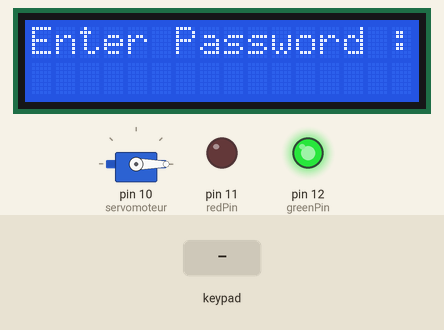
This sketch was run on a simulated Arduino Uno, built with avr-gcc and run on an emulated ATmega328P. Shown: 16×2 character LCD, servo, output pins drawn as LEDs (lit = HIGH). Inputs (shaded band) come from the test bench.

Above: at 5.8 s.
5.9 s: key '#' pressed
At 8.7 s:
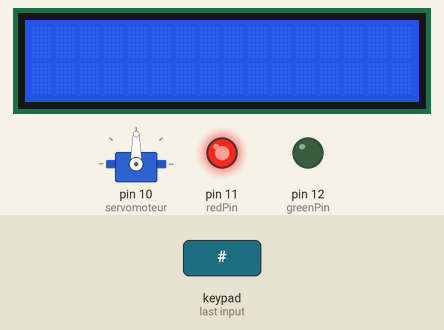
8.9 s: keypad keys 4 7 5 8 pressed 0.4 s apart
At 19.2 s:
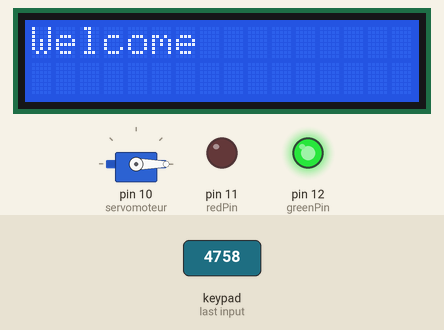
19.4 s: keypad keys 4 7 5 8 # pressed 0.4 s apart
At 26.4 s:
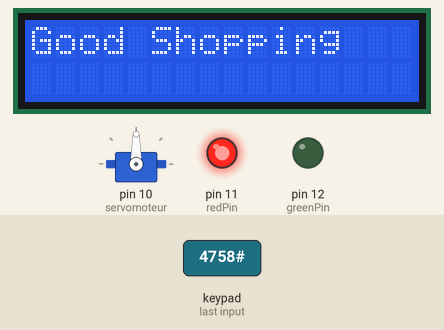
Timing chart, 0 to 27.9 s (numbered marks = the images above; inputs shaded):
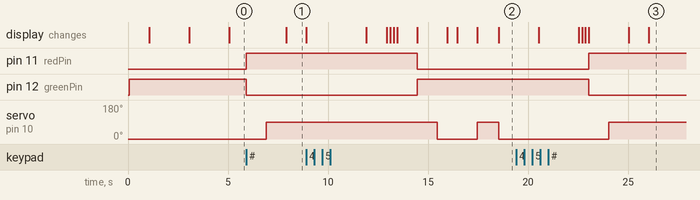

Measured:
- after the input at 5.9 s, pin 11 (redPin): LOW → HIGH at once; pin 12 (greenPin): HIGH → LOW at once; servo on pin 10 (servomoteur): 0° → 90° after 1.0 s; the display: changes after 2.0 s (image 1)
- after the input at 8.9 s, pin 11 (redPin): HIGH → LOW after 5.6 s; pin 12 (greenPin): LOW → HIGH after 5.6 s; servo on pin 10 (servomoteur): 90° → 0° after 6.6 s, → 90° 2.0 s later, → 0° 1.1 s later
- after the input at 19.4 s, pin 11 (redPin): LOW → HIGH after 3.6 s; pin 12 (greenPin): HIGH → LOW after 3.6 s; servo on pin 10 (servomoteur): 0° → 90° after 4.6 s

The sketch:

Serrure.ino
```cpp
// @ : vpotin
// but : programmation d'une serrure électronique de type casier de piscine

#include <Keypad.h>
#include <LiquidCrystal.h>
#include <Servo.h>

        // -- Déclaration des entrées/sorties et variables utilisées -- //


LiquidCrystal lcd(14, 15, 16, 17, 18, 19); // Connexions pour l'écran d'affichage LCD

const byte ROWS = 4; //4 rangées
const byte COLS = 4; //4 colonnes

char hexakeys[ROWS][COLS] = { // Définition du pad numérique utilisé
  {'1', '2', '3', 'A'},
  {'4', '5', '6', 'B'},
  {'7', '8', '9', 'C'},
  {'*', '0', '#', 'D'}
};

byte rowPins[ROWS] = { 9, 8, 7, 6 }; // Connexion du pad à l'Arduino (les rangées)
byte colPins[COLS] = {5, 4, 3, 2}; // Connexion du pad à l'Arduino (les colonnes)

Servo servomoteur; // Déclaration du servomoteur

int redPin = 11; // Connexion pour la led rouge de fermeture
int greenPin = 12; // Connexion pour la led verte d'ouverture

Keypad membraneKeypad = Keypad( makeKeymap(hexakeys), rowPins, colPins, ROWS, COLS);  // Déclaration du pad numérique


const int tailleMessageMax = 5;
char password[tailleMessageMax + 1] =   {'0','0','0','0','0','\0'};
char entree[tailleMessageMax + 1] = {'0','0','0','0','0','\0'};


        // -- Affichage des données tapées par l'utilisateur -- //

void affichelaReponseEnCours(char message[6])
{
  lcd.clear();
  lcd.print(message);
}


         // -- Traitement des entrées sur clavier -- //

void lireEntree(char message[6])
{
  char key;
  unsigned int indexMessage = 0;
  boolean saisieEnCours = true;

  message[0] = '\0';

  while(saisieEnCours) {
    key = membraneKeypad.getKey();
    switch (key) {
      case NO_KEY :
      break;

      case '*': // effacer un caractère
      case 'A': // effacer un caractère
      case 'B': // effacer un caractère
      case 'C': // effacer un caractère
      case 'D': // effacer un caractère
         if (indexMessage > 0) {
          message[--indexMessage] = '\0';
          affichelaReponseEnCours(message);
         }
      break;
      case '#': // valider l'entrée
          saisieEnCours = false;
          break;

      default:
        message[indexMessage++] = key;
        message[indexMessage] = '\0';
        affichelaReponseEnCours(message);
        if (indexMessage >= tailleMessageMax - 1) {
          saisieEnCours = false;
        }
        break;

    }
  }

}


      // -- Contrôle du servomoteur -- //


void setLocked(int locked)
{
  if (locked)
  {
    digitalWrite(redPin, HIGH);
    digitalWrite(greenPin, LOW);
    delay(1000);
    servomoteur.attach(10);
    servomoteur.write(90);

  }
  else
  {
    digitalWrite(redPin, LOW);
    digitalWrite(greenPin, HIGH);
    delay(1000);
    servomoteur.attach(10);
    servomoteur.write(0);

  }
}

void(* resetFunc) (void) = 0;


    // -- Séquence de Fonctionnement -- //


void setup() {
  Serial.begin(115200);
  while(!Serial);
  pinMode(redPin, OUTPUT);
  pinMode(greenPin, OUTPUT);
  lcd.begin(16, 2);
  setLocked(false);
  lcd.print("Welcome");
  delay(2000);
  lcd.clear();
  delay(2000);
  lcd.print("Enter Password :");
  lireEntree(password);
  setLocked(true);
  delay(1000);
  lcd.clear();
  delay(1000);
  lcd.print("Good Shopping");
  delay(3000);
  lcd.clear();
  delay(1000);


}

void loop() {
  String pass = String(password);
  lcd.print("Enter Password:");
  lireEntree(entree);
  String ent = String(entree);
  lcd.clear();
  delay(1000);
  if (ent==pass or ent=="4758") {     //on introduit un code de sécurité et universel 4758
      lcd.clear();
      lcd.print("approved");
      setLocked(false);
      delay(500);
      lcd.clear();
      delay(500);
      lcd.print("See you soon");
      delay(1000);
      lcd.clear();
      resetFunc();    }
  else {
      lcd.clear();
      lcd.print("wrong password");
      delay(3000);
      lcd.clear();
      delay(1000);
  }
}
```
